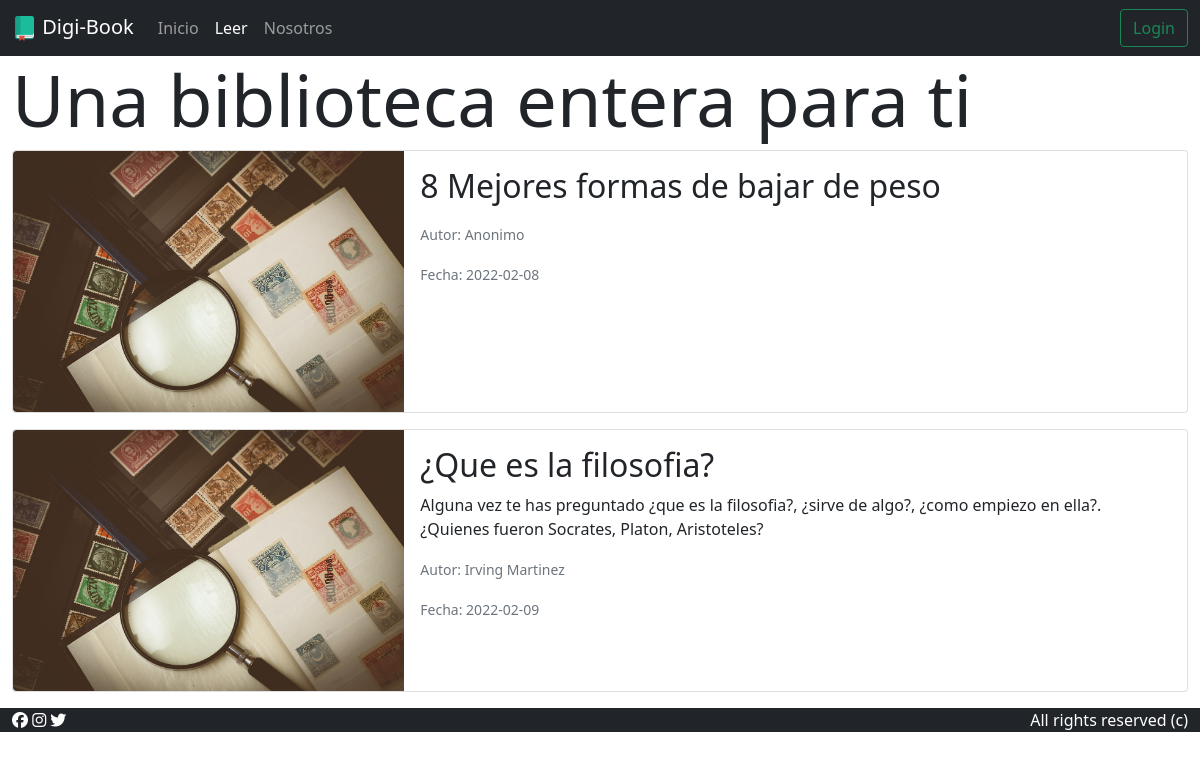
Screenshot of /leer.php with the database file from the repository.
### tables this page shows
CREATE TABLE `articulo` (
  `id` int(3) NOT NULL AUTO_INCREMENT,
  `title` varchar(40) NOT NULL,
  `article_date` date NOT NULL,
  `author` varchar(40) DEFAULT 'Anonimo',
  `url` varchar(500) NOT NULL,
  `url_cover_img` varchar(500) DEFAULT 'assets/img/img-1.jpg',
  `description` text,
  PRIMARY KEY (`id`)
);

### public/leer.php (the view, shortened to what this page needs)
<?php
  include("components/header.php");
?>
<div class="container-fluid">
    <h1 class="display-2">Una biblioteca entera para ti</h1>
    <div>
      <?php
        include("../app/db.php");
        $query = $conn->prepare("SELECT * FROM ARTICULO");
        $query->execute();
        $responce = $query->fetchAll(PDO::FETCH_OBJ);
      if($query-> rowCount() > 0){
        foreach($responce as $article){
          ?>
      <a class="card-link-c" href="text.php?id=<?=$article->id?>">
        <div class="card mb-3" style="max-width: 100%;">
          <div class="row g-0">
            <div class="col-md-4">
              <img src="<?=$article->url_cover_img?>" class="img-fluid rounded-start img-card-c" alt="...">
            </div>
            <div class="col-md-8">
              <div class="card-body">
                <h2 class="card-title"><?=$article->title?></h2>
                <p class="card-text"><?=$article->description?></p>
                <p class="card-text"><small class="text-muted">Autor: <?=$article->author?></small></p>
                <p class="card-text"><small class="text-muted">Fecha: <?=$article->article_date?></small></p>
              </div>
            </div>
          </div>
        </div>
      </a>
        <?php }
      }
      ?>
    </div>
</div>
<?php include("components/footer.php");?>

### public/styles/styles.css (style rules this page uses)
:root { --padding-image-coments: 50px; }
.card-link-c { text-decoration: none; color: #212529; }

### rows the page displays
articulo: url_cover_img (picture), title "8 Mejores formas de bajar de peso", author "Anonimo", article_date "2022-02-08"
articulo: url_cover_img (picture), title "¿Que es la filosofia?", description "Alguna vez te has preguntado ¿que es la filosofia?, ¿sirve de algo?, ¿como empiezo en ella?. ¿Quienes fueron Socrates, Platon, Aristoteles?", author "Irving Martinez", article_date "2022-02-09"
